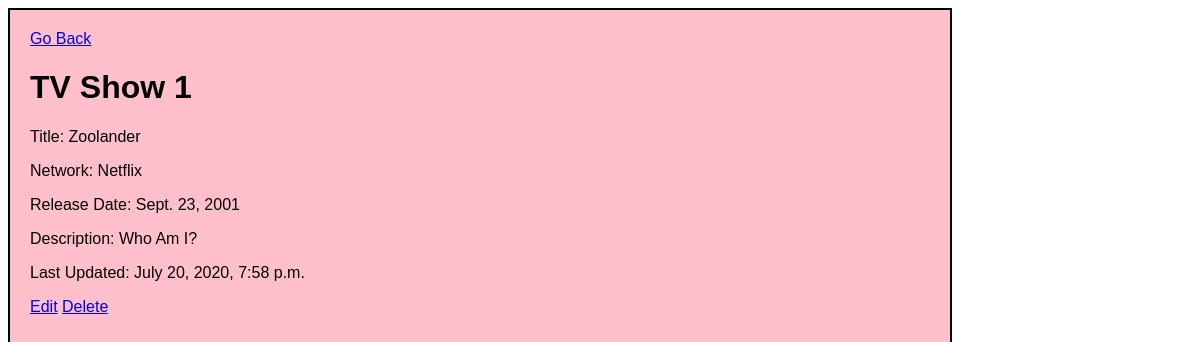
Page /shows/1 on the earlier database version.
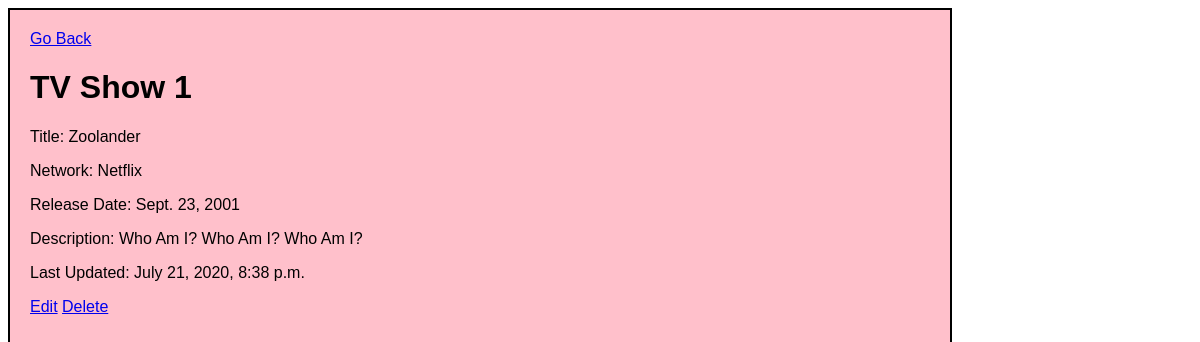
Same page on the later database version.
### main_app/models.py (models this page shows, shortened)
class Show(models.Model):
    title = models.CharField(max_length=255)
    network = models.CharField(max_length=255)
    release_date = models.DateField()
    desc = models.TextField()
    created_at = models.DateTimeField(auto_now_add=True)
    updated_at = models.DateTimeField(auto_now=True)
    objects = ShowManager()  # this overrides the original objects property

### main_app/views.py (the view)
# urls.py: path('shows/<int:show_id>', views.shows_info),
def shows_info(request, show_id):
    context={
        'show' : Show.objects.get(id=show_id)
    }
    return render(request, 'shows_info.html', context)

### main_app/templates/shows_info.html (shortened to what this page needs)
<!DOCTYPE html>
<html lang="en">
<head>
    {% load static %}
    <link rel="stylesheet" type="text/css" href="{% static 'style.css' %}">
</head>
<body>
    <div id="container">
        <a href="/shows">Go Back</a>
        <h1>TV Show {{show.id}}</h1>
        <p>Title: {{show.title}}</p>
        <p>Network: {{show.network}}</p>
        <p>Release Date: {{show.release_date}}</p>
        <p>Description: {{show.desc}}</p>
        <p>Last Updated: {{show.updated_at}}</p>
        <a href="/shows/{{show.id}}/edit">Edit</a>
        <a href="/shows/{{show.id}}/destroy">Delete</a>
    </div>
</body>
</html>

Differences in the rows shown:
changed Show "Zoolander": desc "Who Am I?" → "Who Am I? Who Am I? Who Am I?"; updated_at "July 20, 2020, 7:58 p.m." → "July 21, 2020, 8:38 p.m."
